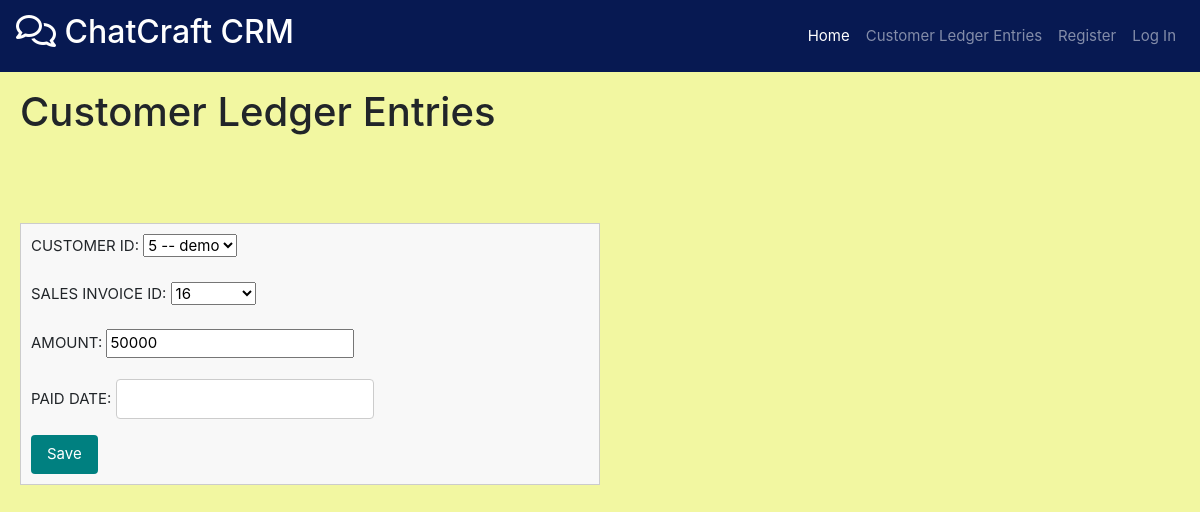
The page /customer_ledger_entries/edit/12/ on the database its author committed.
### customers/models.py (models this page shows)
class Customer(models.Model):
    CUSTOMER_ID=models.AutoField(primary_key=True)
    COMPANY_NAME=models.CharField(max_length=35,unique=True)
    BALANCE_DUE=models.IntegerField(default=0,blank=True,null=True)
    ADDRESS = models.CharField(max_length=35,null=True,blank=True)
    STATUS = models.CharField(max_length=35,null=True,blank=True)
    CONTACT = models.CharField(max_length=10,null=True,blank=True)
    def __str__(self):
        return f"{self.CUSTOMER_ID} -- {self.COMPANY_NAME}"

### sales_invoices/models.py (models this page shows, shortened)
class SalesInvoice(models.Model):
    SALES_INVOICE_ID = models.AutoField(primary_key=True)
    SALES_ORDER_ID = models.ForeignKey(SalesOrder, on_delete=models.CASCADE, db_column="SALES_ORDER_ID")
    CUSTOMER_ID = models.ForeignKey(Customer, on_delete=models.CASCADE, db_column="CUSTOMER_ID", null=True, blank=True)
    TOTAL_AMOUNT = models.IntegerField(null=True, blank=True)
    TOTAL_ITEMS = models.IntegerField(null=True, blank=True)
    INVOICE_DATE = models.DateField(null=True, blank=True,default=datetime.now().date())
    STATUS = models.CharField(max_length=35, null=True, blank=True)
    def __str__(self):
        return f"{self.SALES_INVOICE_ID}"

### customer_ledger_entries/models.py (models this page shows)
class CustomerLedgerEntry(models.Model):
    CUSTOMER_LEDGER_ENTRY_ID=models.AutoField(primary_key=True)
    CUSTOMER_ID=models.ForeignKey(Customer,on_delete=models.CASCADE,db_column="CUSTOMER_ID")
    SALES_INVOICE_ID = models.ForeignKey(SalesInvoice,on_delete=models.CASCADE,db_column="SALES_INVOICE_ID")
    AMOUNT=models.IntegerField(null=True)
    PAID_DATE = models.DateField(null=True,blank=True)

### customer_ledger_entries/views.py (the view)
# urls.py: path('edit/<int:customer_ledger_entry_id>/',views.editCustomerLedgerEntry),
@csrf_exempt
def editCustomerLedgerEntry(request, customer_ledger_entry_id):
    instance = get_object_or_404(CustomerLedgerEntry, CUSTOMER_LEDGER_ENTRY_ID=customer_ledger_entry_id)
    if request.method == 'POST':
        form = CustomerLedgerEntryForm(request.POST, instance=instance)
        print(form.errors)
        if form.is_valid():
            form.save()
            return redirect('/customer_ledger_entries/get/')
    else:
        form = CustomerLedgerEntryForm(instance=instance)
    return render(request, 'CustomerLedgerEntry/save_customer_ledger_entry.html', {'form': form, 'instance': instance})

### customer_ledger_entries/forms.py
class CustomerLedgerEntryForm(forms.ModelForm):
    class Meta:
        model = CustomerLedgerEntry
        fields = ["CUSTOMER_LEDGER_ENTRY_ID", "CUSTOMER_ID", "SALES_INVOICE_ID", "AMOUNT", "PAID_DATE"]  # List the fields you want to edit

### customer_ledger_entries/templates/CustomerLedgerEntry/save_customer_ledger_entry.html (shortened to what this page needs)
{% extends 'base.html' %}
{% block extra_nav %}
<li class="nav-item">
    <a class="nav-link" href="/customer_ledger_entries/get/">Customer Ledger Entries</a>
</li>
{% endblock %}
{% block content %}
<h1>Customer Ledger Entries</h1>
<br><br><br>
<form method="post">
    {{ form.as_p }}
    <button type="submit">Save</button>
</form>
{% endblock %}

### templates/base.html (style rules this page uses)
body { background-repeat: no-repeat; background-attachment: fixed; background-size: cover; }
body { font-size: 15px; }
form { margin-top: 20px; padding: 10px; border: 1px solid #ccc; background-color: #f8f8f8; width: 50%; }
form input[type="text"] { padding: 8px; margin-right: 10px; border: 1px solid #ccc; border-radius: 4px; }
form button[type="submit"] { padding: 8px 16px; background-color: teal; border: none; color: white; border-radius: 4px; cursor: pointer; }
h1 { flex: 1; margin: 0; position: relative; }

### rows shown on the page
Customer: CUSTOMER_ID "5 -- demo"
SalesInvoice: SALES_INVOICE_ID "16"
CustomerLedgerEntry: AMOUNT "50000"
